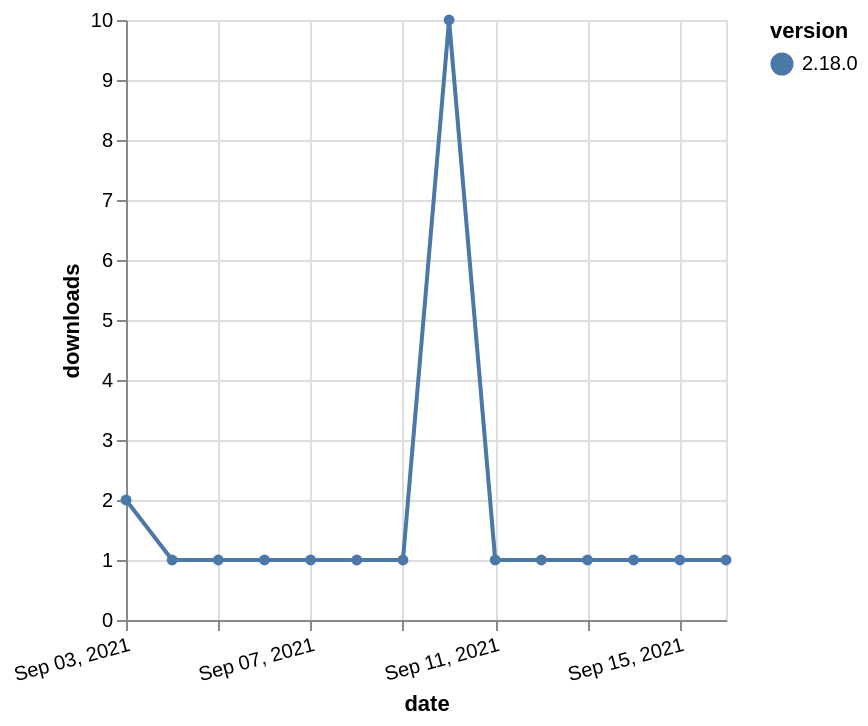

Here is the Vega-Lite specification saved for this chart:
### Vega-Lite specification from a JSON file in a GitHub repository (floating-point values rounded to 4 significant figures)
{"$schema": "https://vega.github.io/schema/vega-lite/v5.json", "description": "A simple bar chart with embedded data.", "data": {"values": [{"date": "2021-09-03", "total": 488, "delta": 2, "version": "2.18.0"}, {"date": "2021-09-04", "total": 489, "delta": 1, "version": "2.18.0"}, {"date": "2021-09-05", "total": 490, "delta": 1, "version": "2.18.0"}, {"date": "2021-09-06", "total": 491, "delta": 1, "version": "2.18.0"}, {"date": "2021-09-07", "total": 492, "delta": 1, "version": "2.18.0"}, {"date": "2021-09-08", "total": 493, "delta": 1, "version": "2.18.0"}, {"date": "2021-09-09", "total": 494, "delta": 1, "version": "2.18.0"}, {"date": "2021-09-10", "total": 504, "delta": 10, "version": "2.18.0"}, {"date": "2021-09-11", "total": 505, "delta": 1, "version": "2.18.0"}, {"date": "2021-09-12", "total": 506, "delta": 1, "version": "2.18.0"}, {"date": "2021-09-13", "total": 507, "delta": 1, "version": "2.18.0"}, {"date": "2021-09-14", "total": 508, "delta": 1, "version": "2.18.0"}, {"date": "2021-09-15", "total": 509, "delta": 1, "version": "2.18.0"}, {"date": "2021-09-16", "total": 510, "delta": 1, "version": "2.18.0"}]}, "width": "container", "mark": {"type": "line", "point": {"filled": true}}, "encoding": {"x": {"field": "date", "type": "temporal", "timeUnit": "yearmonthdate", "title": "date", "axis": {"labelAngle": -15}}, "y": {"field": "delta", "type": "quantitative", "title": "downloads"}, "color": {"field": "version", "type": "nominal"}, "tooltip": {"field": "delta"}}}
